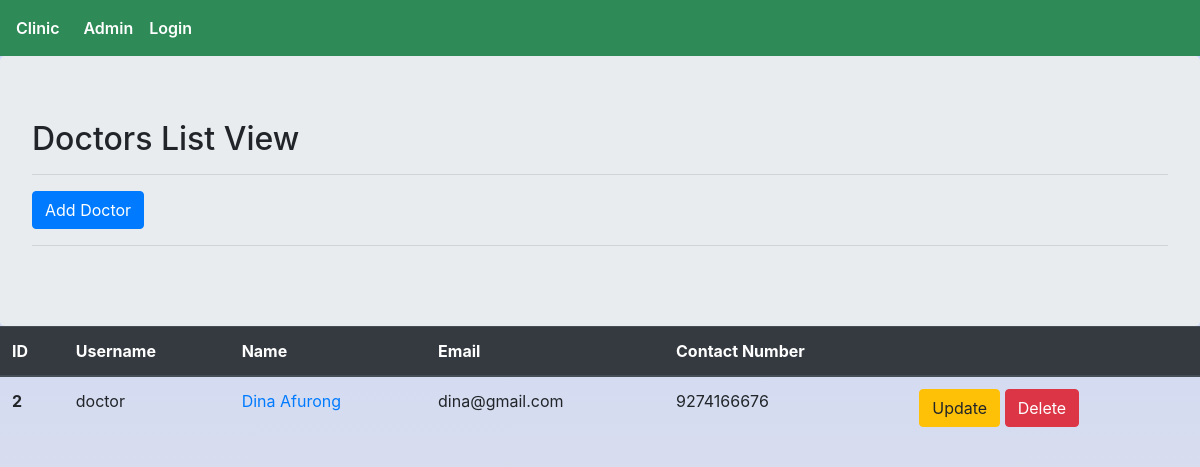
/doctor/list/, run on an earlier commit of the app's database.
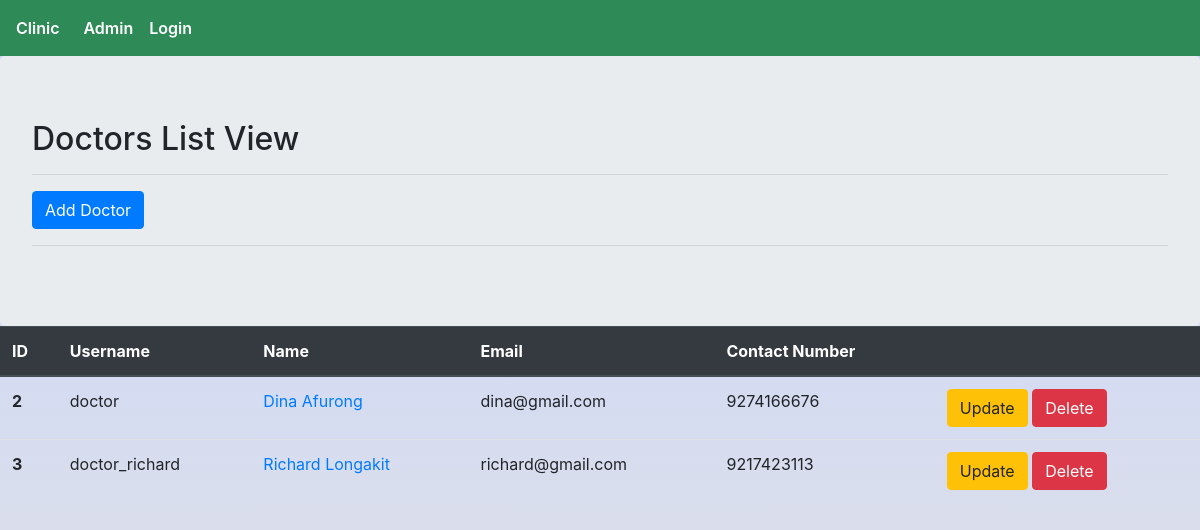
And on a later commit of the database.
### doctor/models.py (models this page shows, shortened)
class Doctor(models.Model):
    user = models.OneToOneField(User,on_delete=models.CASCADE)
    is_doctor = models.BooleanField(default=True)
    contact_number = models.PositiveIntegerField()
    profile_picture = models.ImageField(blank=True)

### doctor/views.py (the view)
# urls.py: path('list/',views.Doctor_listview.as_view(),name='doctor_list'),
class Doctor_listview(generic.ListView):
    context_object_name = 'doctors'
    template_name = 'doctor/doctors_list.html'
    model = Doctor

### templates/doctor/doctors_list.html
{% extends 'core/base.html' %}
{% block head_block %}
{% load static %}
<link rel="stylesheet" href="{% static 'css/doctor_list.css'%}">
{% endblock head_block %}
{% block body_block %}
    <div class="jumbotron">
        <h2>Doctors List View</h2>
        <hr>
        <a href="{% url 'doctor:doctor_create'%}" class="btn btn-primary"> Add Doctor </a>
        <hr>
    </div>
    <div class="doctors-list-container">
        <table class="table">
            <thead class="thead-dark">
            <tr>
                <th scope="col">ID</th>
                <th scope="col">Username</th>
                <th scope="col">Name</th>
                <th scope="col">Email</th>
                <th scope="col">Contact Number</th>
                <th scope="col"></th>
            </tr>
            </thead>
            <tbody>
            {% for doctor in doctors %}
            <tr>
                <th scope="row">{{ doctor.id }}</th>
                <td>{{ doctor.user.username }}</td>
                <td><a href="{% url 'doctor:doctor_detail' pk=doctor.id %}">{{ doctor.user.first_name | title }} {{ doctor.user.last_name | title }}</a></td>
                <td>{{ doctor.user.email }}</td>
                <td>{{ doctor.contact_number }}</td>
                <td>
                    <a href="{% url 'doctor:doctor_update' pk=doctor.user.id %}" class="btn btn-warning">Update</a>
                    <a href="{% url 'doctor:doctor_delete' pk=doctor.id %}" class="btn btn-danger">Delete</a>
                </td>
            </tr>
            {% endfor %}
            </tbody>
        </table>
    </div>
{% endblock body_block %}

What changed in the data, as far as the page shows it:
added Doctor: id "3", user.username "doctor_richard", user.first_name "Richard", user.last_name "Longakit", user.email "richard@gmail.com", contact_number "9217423113"
